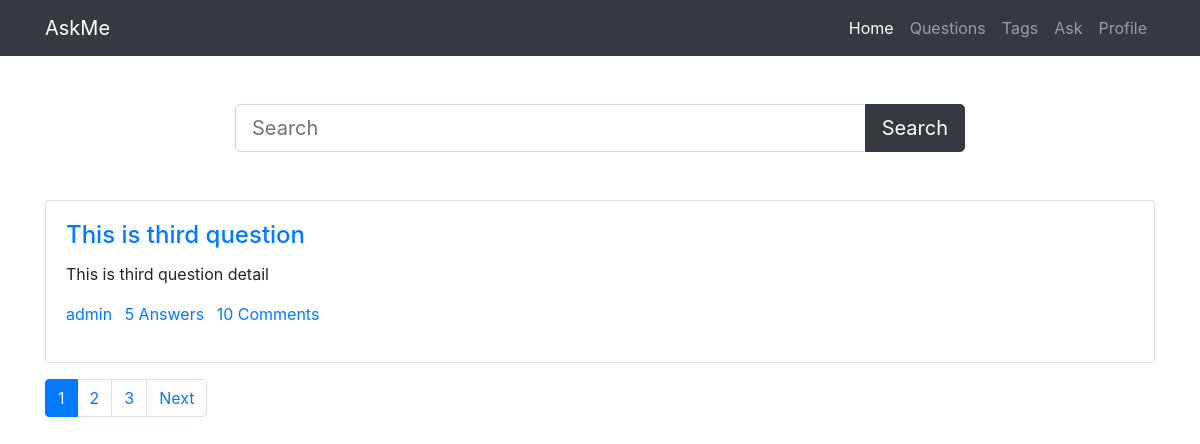
/, run on an earlier commit of the app's database.
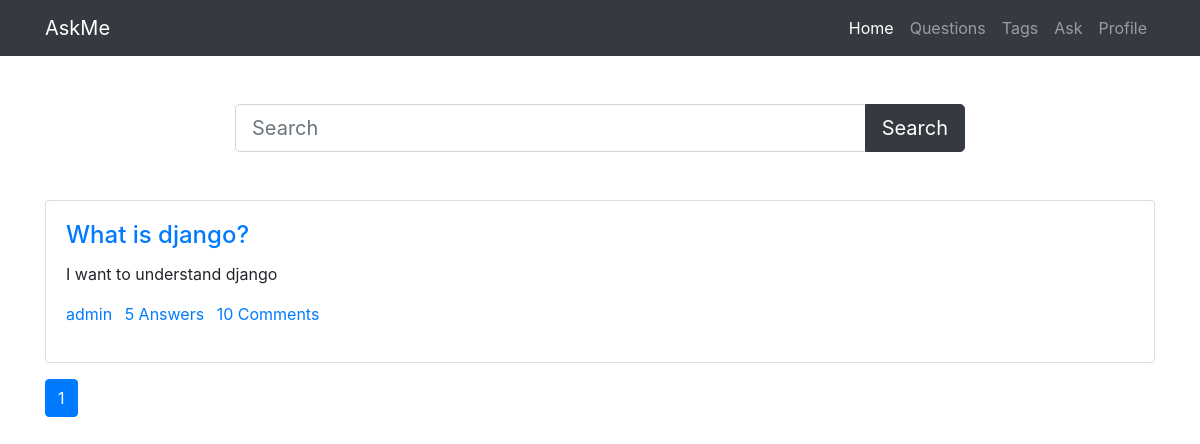
And on a later commit of the database.
### main/models.py (models this page shows, shortened)
class Question(models.Model):
    user=models.ForeignKey(User,on_delete=models.CASCADE)
    title=models.CharField(max_length=300)
    detail=models.TextField()
    tags=models.TextField(default='')
    add_time=models.DateTimeField(auto_now_add=True)

### main/views.py (the view)
# urls.py: path('',views.home,name='home'),
def home(request):
    if 'q' in request.GET:
        q=request.GET['q']
        quests=Question.objects.filter(title__icontains=q).order_by('-id')
    else:
        quests=Question.objects.all().order_by('-id')
    paginator=Paginator(quests,1)
    page_num=request.GET.get('page',1)
    quests=paginator.page(page_num)
    return render(request,'home.html',{'quests':quests})

### main/templates/home.html (shortened to what this page needs)
{% load static %}
<!DOCTYPE html>
<html lang="en">
<head>
    <link rel="stylesheet" href="{% static 'bootstrap.min.css' %}" />
</head>
<body>
    <nav class="navbar navbar-expand-lg navbar-dark bg-dark">
        <div class="container">
            <a class="navbar-brand" href="#">AskMe</a>
            <div class="collapse navbar-collapse" id="navbarNav">
                <ul class="navbar-nav ml-auto">
                    <li class="nav-item active">
                        <a class="nav-link" href="#">Home</a>
                    </li>
                    <li class="nav-item">
                        <a class="nav-link" href="#">Questions</a>
                    </li>
                    <li class="nav-item">
                        <a class="nav-link" href="#">Tags</a>
                    </li>
                    <li class="nav-item">
                        <a class="nav-link" href="#">Ask</a>
                    </li>
                    <li class="nav-item">
                        <a class="nav-link" href="#">Profile</a>
                    </li>
                </ul>
            </div>
        </div>
    </nav>
    <div class="container py-5">
        <div class="row">
            <div class="col-md-8 offset-2">
                <form>
                    <div class="input-group">
                        <input type="text" name="q" class="form-control form-control-lg" placeholder="Search" />
                        <div class="input-group-append">
                        <button class="btn btn-dark btn-lg" type="submit" id="button-addon2">Search</button>
                        </div>
                    </div>
                </form>
            </div>
        </div>
    </div>
    <div class="container">
        {% for quest in quests %}
        <div class="card mb-3">
            <div class="card-body">
                <h4 class="card-title"><a href="/detail/{{quest.id}}">{{quest.title}}</a></h4>
                <p class="card-text">{{quest.detail}}</p>
                <p>
                    <a href="#" class="mr-2">{{quest.user.username}}</a>
                    <a href="#" class="mr-2">5 Answers</a>
                    <a href="#" class="mr-2">10 Comments</a>
                </p>
            </div>
        </div>
        {% endfor %}
    </div>
    <nav class="my-3 container">
        <ul class="pagination">
          {% for i in quests.paginator.page_range %}
          {% if quests.number == i %}
          <li class="page-item active"><a class="page-link" href="#">{{i}}</a></li>
          {% else %}
          <li class="page-item"><a class="page-link" href="?page={{i}}">{{i}}</a></li>
          {% endif %}
          {% endfor %}
          {% if quests.has_next %}
          <li class="page-item"><a class="page-link" href="?page={{quests.next_page_number}}">Next</a></li>
          {% endif %}
        </ul>
      </nav>
</body>
</html>

What changed in the data, as far as the page shows it:
removed Question: title "This is third question", detail "This is third question detail", user.username "admin"
added Question: title "What is django?", detail "I want to understand django", user.username "admin"
Also different on the page:
list line gone: "2"
list line gone: "3"
text no longer shown: "Next"
